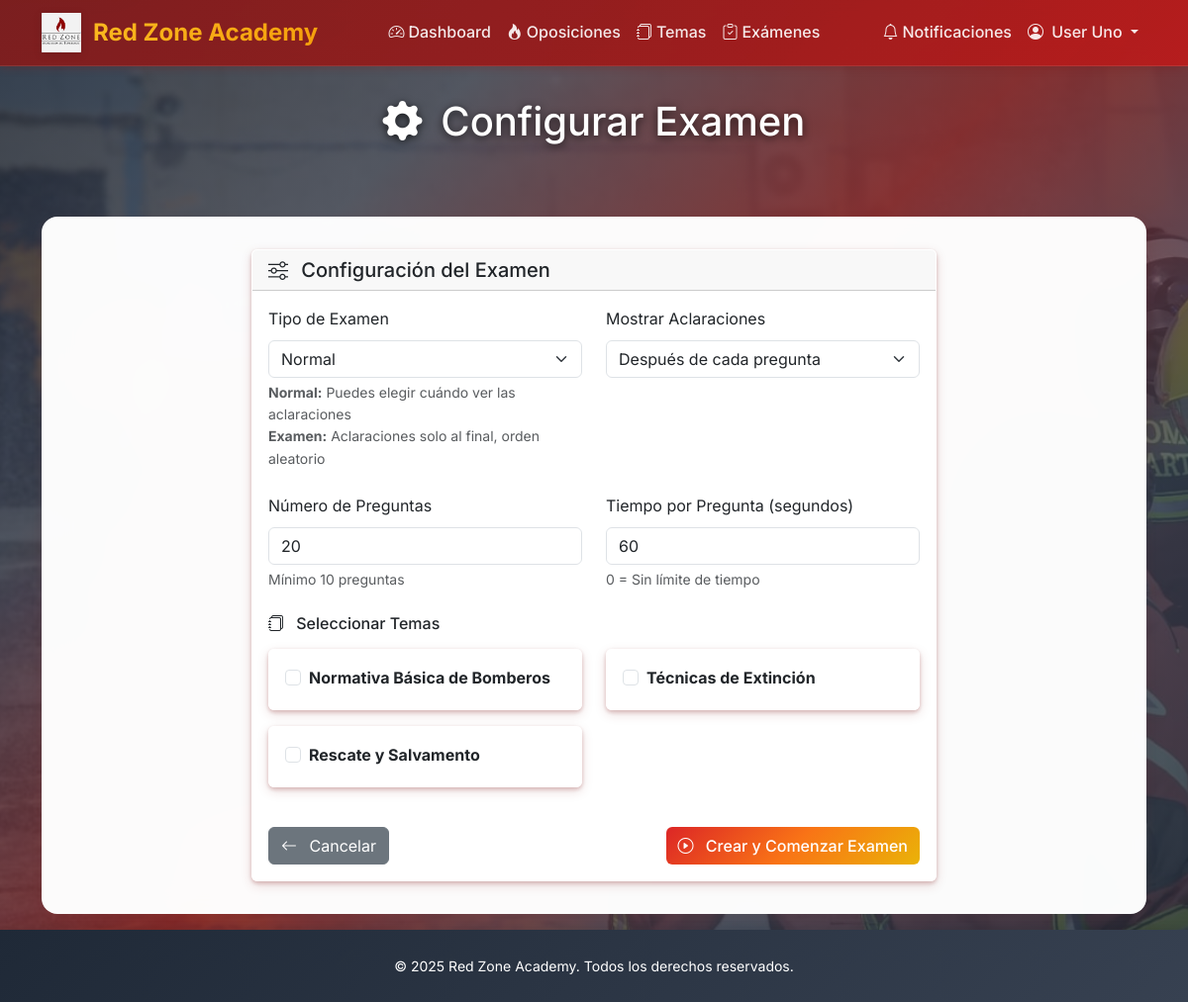
Screenshot of /dashboard/examenes-test/configurar/ (signed in) with the database file from the repository.
### accounts/models.py (models this page shows, shortened)
class CustomUser(AbstractUser):
    USER_TYPES = [
        ('admin', 'Administrador'),
        ('student', 'Alumno'),
    ]
    user_type = models.CharField(max_length=10, choices=USER_TYPES, default='student')
    created_at = models.DateTimeField(auto_now_add=True)
    profile_picture = models.ImageField(
        upload_to=user_profile_picture_path,
        blank=True,
        null=True,
        help_text="Imagen de perfil del usuario"
    )
    def is_admin(self):
        return self.user_type == 'admin'
    def is_student(self):
        return self.user_type == 'student'

### core/models.py (models this page shows, shortened)
class Tema(models.Model):
    nombre = models.CharField(max_length=200)
    descripcion = models.TextField(blank=True, help_text="Descripción del tema")
    oposiciones = models.ManyToManyField(
        Oposicion,
        blank=True,
        related_name='temas',
        help_text="Oposiciones a las que pertenece este tema"
    )
    alumnos_con_acceso = models.ManyToManyField(
        User,
        limit_choices_to={'user_type': 'student'},
        blank=True,
        related_name='temas_acceso'
    )
    orden = models.PositiveIntegerField(default=0, help_text="Orden de aparición en la oposición")
    created_at = models.DateTimeField(auto_now_add=True)
    updated_at = models.DateTimeField(auto_now=True)
    class Meta:
        ordering = ['orden', 'nombre']

### core/views.py (the view, shortened to what this page needs)
# urls.py: path('examenes-test/configurar/', views.ExamenTestConfigView.as_view(), name='examen_config'),
class ExamenTestConfigView(LoginRequiredMixin, TemplateView):
    template_name = 'core/examen/examen_config.html'
    def get_context_data(self, **kwargs):
        context = super().get_context_data(**kwargs)
        context['title'] = 'Configurar Examen'
        if self.request.user.is_admin():
            context['temas_disponibles'] = Tema.objects.all().prefetch_related('apartados')
        else:
            context['temas_disponibles'] = Tema.objects.filter(
                alumnos_con_acceso=self.request.user
            ).prefetch_related('apartados')
        return context

### templates/core/examen/examen_config.html (shortened to what this page needs)
{% extends 'base.html' %}
{% block content %}
<div class="container">
    <div class="page-header text-center seamless mb-4">
        <h1 class="text-white mb-3">
            <i class="bi bi-gear-fill me-2"></i>
            Configurar Examen
        </h1>
    </div>
    <div class="main-content">
        <div class="row justify-content-center">
            <div class="col-lg-8">
                <div class="card">
                    <div class="card-header">
                        <h5 class="mb-0">
                            <i class="bi bi-sliders me-2"></i>
                            Configuración del Examen
                        </h5>
                    </div>
                    <div class="card-body">
                        <form method="post" id="examConfigForm">
                            <div class="row mb-4">
                                <div class="col-md-6">
                                    <label for="tipo" class="form-label">Tipo de Examen</label>
                                    <select class="form-select" id="tipo" name="tipo" required>
                                        <option value="normal">Normal</option>
                                    </select>
                                    <div class="form-text">
                                        <strong>Normal:</strong> Puedes elegir cuándo ver las aclaraciones<br>
                                        <strong>Examen:</strong> Aclaraciones solo al final, orden aleatorio
                                    </div>
                                </div>
                                <div class="col-md-6">
                                    <label for="tipo_aclaracion" class="form-label">Mostrar Aclaraciones</label>
                                    <select class="form-select" id="tipo_aclaracion" name="tipo_aclaracion" required>
                                        <option value="inmediata">Después de cada pregunta</option>
                                    </select>
                                </div>
                            </div>
                            <div class="row mb-4">
                                <div class="col-md-6">
                                    <label for="numero_preguntas" class="form-label">Número de Preguntas</label>
                                    <input type="number" class="form-control" id="numero_preguntas" name="numero_preguntas"
                                           min="10" max="100" value="20" required>
                                    <div class="form-text">Mínimo 10 preguntas</div>
                                </div>
                                <div class="col-md-6">
                                    <label for="tiempo_por_pregunta" class="form-label">Tiempo por Pregunta (segundos)</label>
                                    <input type="number" class="form-control" id="tiempo_por_pregunta" name="tiempo_por_pregunta"
                                           min="0" max="300" value="60" required>
                                    <div class="form-text">0 = Sin límite de tiempo</div>
                                </div>
                            </div>
                            <div class="mb-4">
                                <h6 class="mb-3">
                                    <i class="bi bi-journals me-2"></i>
                                    Seleccionar Temas
                                </h6>
                                <div class="row">
                                    {% for tema in temas_disponibles %}
                                    <div class="col-md-6 mb-3">
                                        <div class="card">
                                            <div class="card-body">
                                                <div class="form-check">
                                                    <input class="form-check-input tema-checkbox" type="checkbox"
                                                           name="temas" value="{{ tema.id }}" id="tema_{{ tema.id }}"
                                                           onchange="toggleApartados({{ tema.id }})">
                                                    <label class="form-check-label" for="tema_{{ tema.id }}">
                                                        <strong>{{ tema.nombre }}</strong>
                                                    </label>
                                                </div>
                                            </div>
                                        </div>
                                    </div>
                                    {% endfor %}
                                </div>
                            </div>
                            <div class="d-flex justify-content-between">
                                <a href="{% url 'core:examen_test_list' %}" class="btn btn-secondary">
                                    <i class="bi bi-arrow-left me-2"></i>
                                    Cancelar
                                </a>
                                <button type="submit" class="btn btn-primary">
                                    <i class="bi bi-play-circle me-2"></i>
                                    Crear y Comenzar Examen
                                </button>
                            </div>
                        </form>
                    </div>
                </div>
            </div>
        </div>
    </div>
</div>
{% endblock %}

### templates/base.html (shortened to what this page needs)
<!DOCTYPE html>
<html lang="es" data-bs-theme="light" class="h-100">
<head>
    {% load static %}
    <link href="https://cdnjs.cloudflare.com/ajax/libs/bootstrap/5.3.2/css/bootstrap.min.css" rel="stylesheet">
    <link href="https://cdnjs.cloudflare.com/ajax/libs/bootstrap-icons/1.11.3/font/bootstrap-icons.min.css" rel="stylesheet">
</head>
<body>
    <nav class="navbar navbar-expand-lg navbar-light bg-white">
        <div class="container">
            {% load static %}
            {% if user.is_authenticated %}
                <a class="navbar-brand" href="{% url 'core:dashboard' %}">
                    <img src="{% static 'img/logo_rz.png' %}" alt="Red Zone Academy" class="navbar-brand-logo">
                    Red Zone Academy
                </a>
            {% else %}
                <a class="navbar-brand" href="#">
                    <img src="{% static 'img/logo_rz.png' %}" alt="Red Zone Academy" class="navbar-brand-logo">
                    Red Zone Academy
                </a>
            {% endif %}
            {% if user.is_authenticated %}
            <div class="collapse navbar-collapse" id="navbarNav">
                <ul class="navbar-nav mx-auto">
                    <li class="nav-item">
                        <a class="nav-link" href="{% url 'core:dashboard' %}">
                            <i class="bi bi-speedometer2 me-1"></i>Dashboard
                        </a>
                    </li>
                    <li class="nav-item">
                        <a class="nav-link" href="{% url 'core:oposicion_list' %}">
                            <i class="bi bi-fire me-1"></i>Oposiciones
                        </a>
                    </li>
                    <li class="nav-item">
                        <a class="nav-link" href="{% url 'core:tema_list' %}">
                            <i class="bi bi-journals me-1"></i>Temas
                        </a>
                    </li>
                    <li class="nav-item">
                        <a class="nav-link" href="{% url 'core:examen_test_list' %}">
                            <i class="bi bi-clipboard-check me-1"></i>Exámenes
                        </a>
                    </li>
                </ul>
                <ul class="navbar-nav">
                    {% if user.is_student %}
                    <li class="nav-item">
                        <a class="nav-link position-relative" href="{% url 'core:mis_notificaciones' %}" id="notificationsLink">
                            <i class="bi bi-bell me-1"></i>Notificaciones
                        </a>
                    </li>
                    {% endif %}
                    <li class="nav-item dropdown">
                        <a class="nav-link dropdown-toggle" href="#" id="userDropdown" role="button" data-bs-toggle="dropdown">
                            <i class="bi bi-person-circle me-1"></i>
                            {{ user.get_full_name|default:user.username }}
                        </a>
                    </li>
                </ul>
            </div>
            {% endif %}
        </div>
    </nav>
    <div class="main-wrapper">
        {% block content %}{% endblock %}
    </div>
    <footer class="footer">
        <div class="container">
            <div class="row">
                <div class="col-12 text-center">
                    <small>&copy; 2025 Red Zone Academy. Todos los derechos reservados.</small>
                </div>
            </div>
        </div>
    </footer>
</body>
</html>

### rows the page displays
CustomUser: get_full_name "User Uno"
Tema: nombre "Normativa Básica de Bomberos"
Tema: nombre "Técnicas de Extinción"
Tema: nombre "Rescate y Salvamento"
